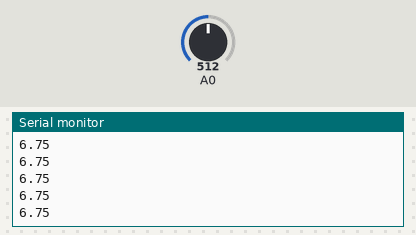
Simulated run of this program. Board: Teensy 4. Shown: the last lines printed to the serial monitor. The inputs (shaded band) are chosen by the test bench; at power-on: A0 = 512.

Above: at 1.2 s.
1.3 s: A0 set to 880
At 1.31 s:
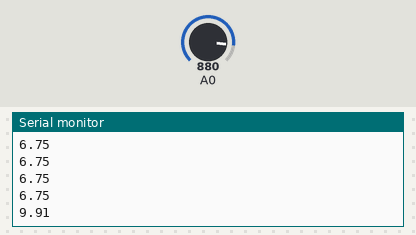
2.8 s: A0 set to 906
At 2.81 s:
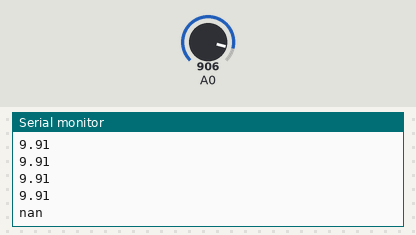

Measured:
- the behaviour switches between 892 and 893 on A0 (found by bisection; images 1 and 2)
- after the input at 1.3 s, the serial monitor: prints a new line at once (image 1)
- after the input at 2.8 s, the serial monitor: prints a new line at once (image 2)

The program:

main.cpp
```cpp
// Linear Potentiometer Test Code
// Written by Roman Rodriguez

// Include statements
#include <Arduino.h>

// Global constants
const int wheelNum = 3;
// Refer to trigonometry diagram to identify the following
const float a = 2.4f;
const float b = 3.01f;
const float c = 7.08f;
const float sigma = 1.720894f;

// Function declarations
float length(int, float);
float suspensionLength(float);

// Setup
void setup() {
  Serial.begin(9600);
}

// MAIN LOOP
void loop() {
  float rawVal = analogRead(A0); // Change pin value to reflect testing environment
  float potLen = length(wheelNum, rawVal);
  float susLen = 0;
  if (wheelNum == 1 || wheelNum == 2) {
    susLen = potLen;
  } else if (wheelNum == 3 || wheelNum == 4) {
    susLen = suspensionLength(potLen);
  }
  Serial.println(susLen);
  delay(100);
}

// Returns length of a given potentiometer in inches
float length(int wheel, float rawVal) {
  switch(wheel) {
    case 1: // Front Left Pot
      return ((((79.0f / 1018.0f) * rawVal) - (79.0f / 1018.0f)) + 194) / 25.4f;
    case 2: // Front Right Pot
      return ((((78.81f / 1020.0f) * rawVal) - (78.81f / 1020.0f))  + 194) / 25.4f;
    case 3: // Rear Left Pot
      return (250.5075f - (((-76.0f / 1023.0f) * rawVal) + 76)) / 25.4f;
    case 4: // Rear Right Pot
      return (250.5075f - (((-76.0f / 1023.0f) * rawVal) + 76)) / 25.4f;  // Same equations as rear pot 1, hopefully its fine
  }

  // This should break stuff if you somehow put a number not 1-4 for the wheel number
  return -1.0f;
}

// Gets length of REAR (IN THE BACK NOT THE FRONT) suspension given length of potentiometer
float suspensionLength(float p) {
  float aSqrd = a * a;
  float bSqrd = b * b;
  float cSqrd = c * c;
  float pSqrd = p * p;
  float phi = acos((cSqrd - pSqrd - aSqrd) / (-2 * p * a));
  float theta = sigma - phi;

  float susLenSqrd = pSqrd + bSqrd - (2 * p * b * cos(theta));

  return sqrt(susLenSqrd);
}
```
